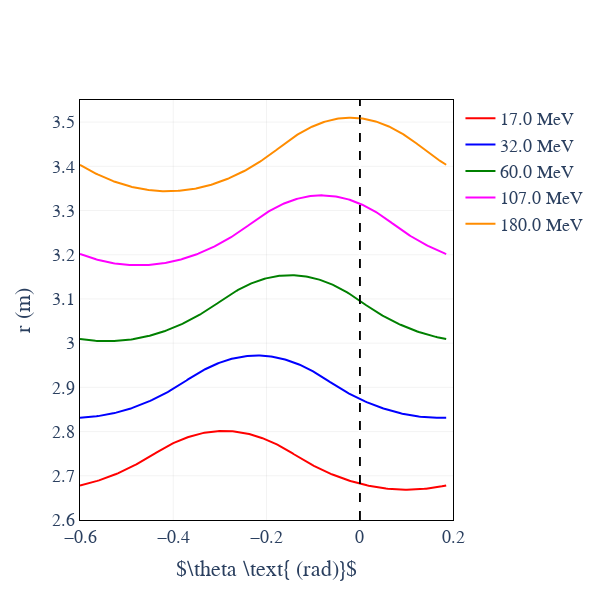

The code cell stored with this chart in its notebook:
### Code cell
artist = zgoubidoo.vis.ZgoubidooPlotlyArtist(layout=layout)

artist.fig["layout"]["xaxis"]["title"] = r"$\theta \text{ (rad)}$"
artist.fig["layout"]["yaxis"]["title"] = "r (m)"
artist.fig["layout"]["xaxis"]["range"] = [-0.6, 0.2]
artist.fig["layout"]["yaxis"]["range"] = [2.6, 3.55]


for i, results in enumerate(results_tracking):
    ekin = np.round(zgoubidoo.Kinematics(kin_nom.brho * results[0]).ekin.m_as("MeV"), 2)
    theta = results[1].tracks_frenet["ANGLE"].values - 0.6
    radius = results[1].tracks_frenet["R"].values
    radius = np.concatenate([radius, radius])

    artist.scatter(
        x=theta,
        y=radius,
        line={"width": 2, "color": colors[i]},
        mode="lines",
        name=f"{np.round(ekin,2)} MeV",
    )

    artist.scatter(
        x=[np.radians(0), np.radians(0)],
        y=[2.6, 4],
        line={"color": "black", "dash": "dash", "width": 1.2},
        mode="lines",
        showlegend=False,
    )

artist.render()

### Figure 1 — Plotly figure (JSON) as saved in the notebook; plotly's stock layout.template omitted (floating-point values rounded to 4 significant figures; data arrays with more than 128 entries replaced by an {"elided": "..."} marker saying what was removed)
{"data": [{"line": {"color": "red", "width": 2}, "mode": "lines", "name": "17.0 MeV", "type": "scatter", "x": {"elided": "218 float values"}, "y": {"elided": "436 float values"}}, {"line": {"color": "black", "dash": "dash", "width": 1.2}, "mode": "lines", "showlegend": false, "type": "scatter", "x": [0, 0], "y": [2.6, 4]}, {"line": {"color": "blue", "width": 2}, "mode": "lines", "name": "32.0 MeV", "type": "scatter", "x": {"elided": "231 float values"}, "y": {"elided": "462 float values"}}, {"line": {"color": "black", "dash": "dash", "width": 1.2}, "mode": "lines", "showlegend": false, "type": "scatter", "x": [0, 0], "y": [2.6, 4]}, {"line": {"color": "green", "width": 2}, "mode": "lines", "name": "60.0 MeV", "type": "scatter", "x": {"elided": "245 float values"}, "y": {"elided": "490 float values"}}, {"line": {"color": "black", "dash": "dash", "width": 1.2}, "mode": "lines", "showlegend": false, "type": "scatter", "x": [0, 0], "y": [2.6, 4]}, {"line": {"color": "magenta", "width": 2}, "mode": "lines", "name": "107.0 MeV", "type": "scatter", "x": {"elided": "259 float values"}, "y": {"elided": "518 float values"}}, {"line": {"color": "black", "dash": "dash", "width": 1.2}, "mode": "lines", "showlegend": false, "type": "scatter", "x": [0, 0], "y": [2.6, 4]}, {"line": {"color": "darkorange", "width": 2}, "mode": "lines", "name": "180.0 MeV", "type": "scatter", "x": {"elided": "273 float values"}, "y": {"elided": "546 float values"}}, {"line": {"color": "black", "dash": "dash", "width": 1.2}, "mode": "lines", "showlegend": false, "type": "scatter", "x": [0, 0], "y": [2.6, 4]}], "layout": {"font": {"family": "serif", "size": 18}, "height": 600, "plot_bgcolor": "rgba(0, 0, 0, 0)", "width": 600, "xaxis": {"gridcolor": "grey", "gridwidth": 0.1, "linecolor": "black", "linewidth": 1, "mirror": true, "range": [-0.6, 0.2], "showgrid": true, "title": {"text": "$\\theta \\text{ (rad)}$"}, "type": "linear"}, "yaxis": {"exponentformat": "power", "gridcolor": "grey", "gridwidth": 0.1, "linecolor": "black", "linewidth": 1, "mirror": true, "range": [2.6, 3.55], "title": {"text": "r (m)"}, "type": "linear"}}}
